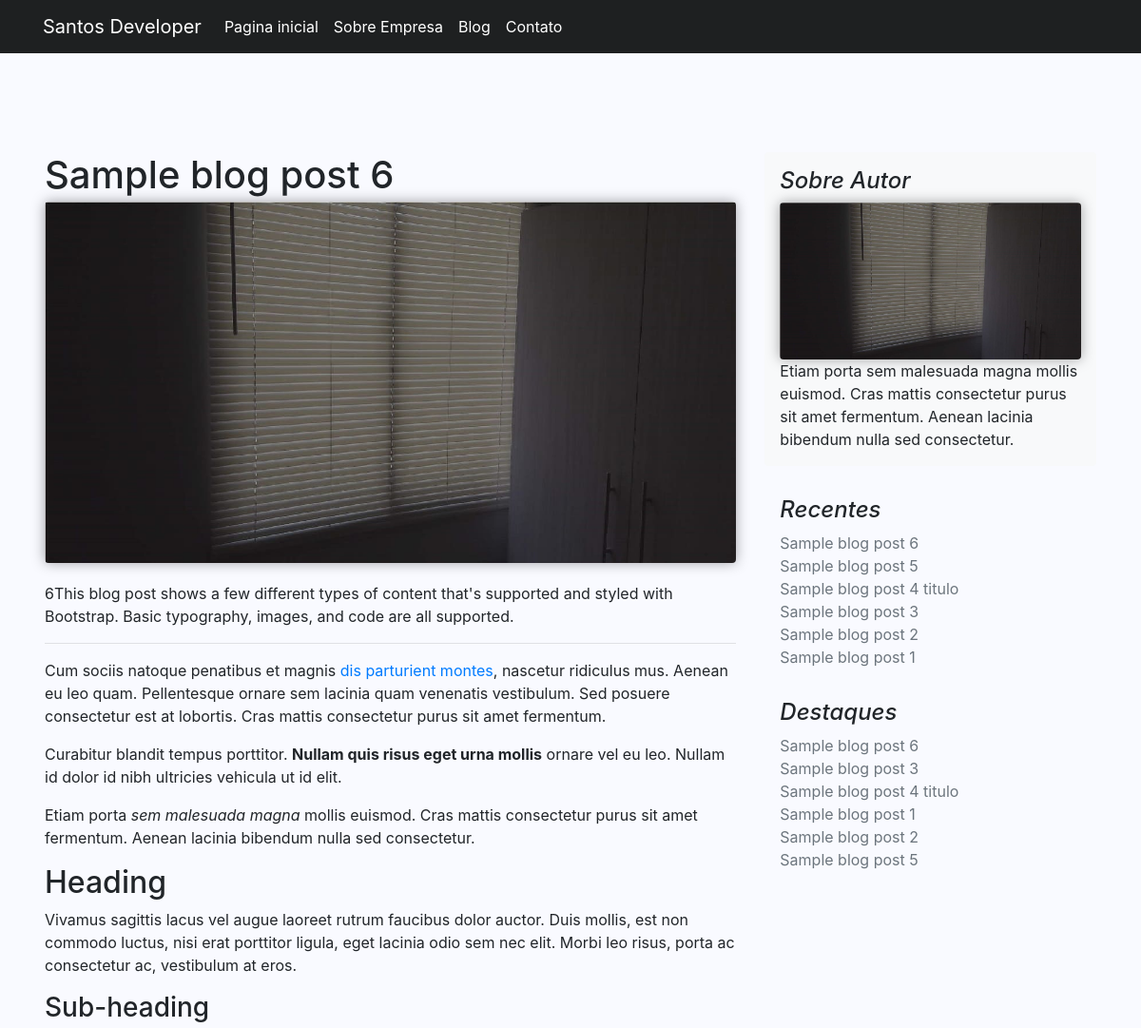
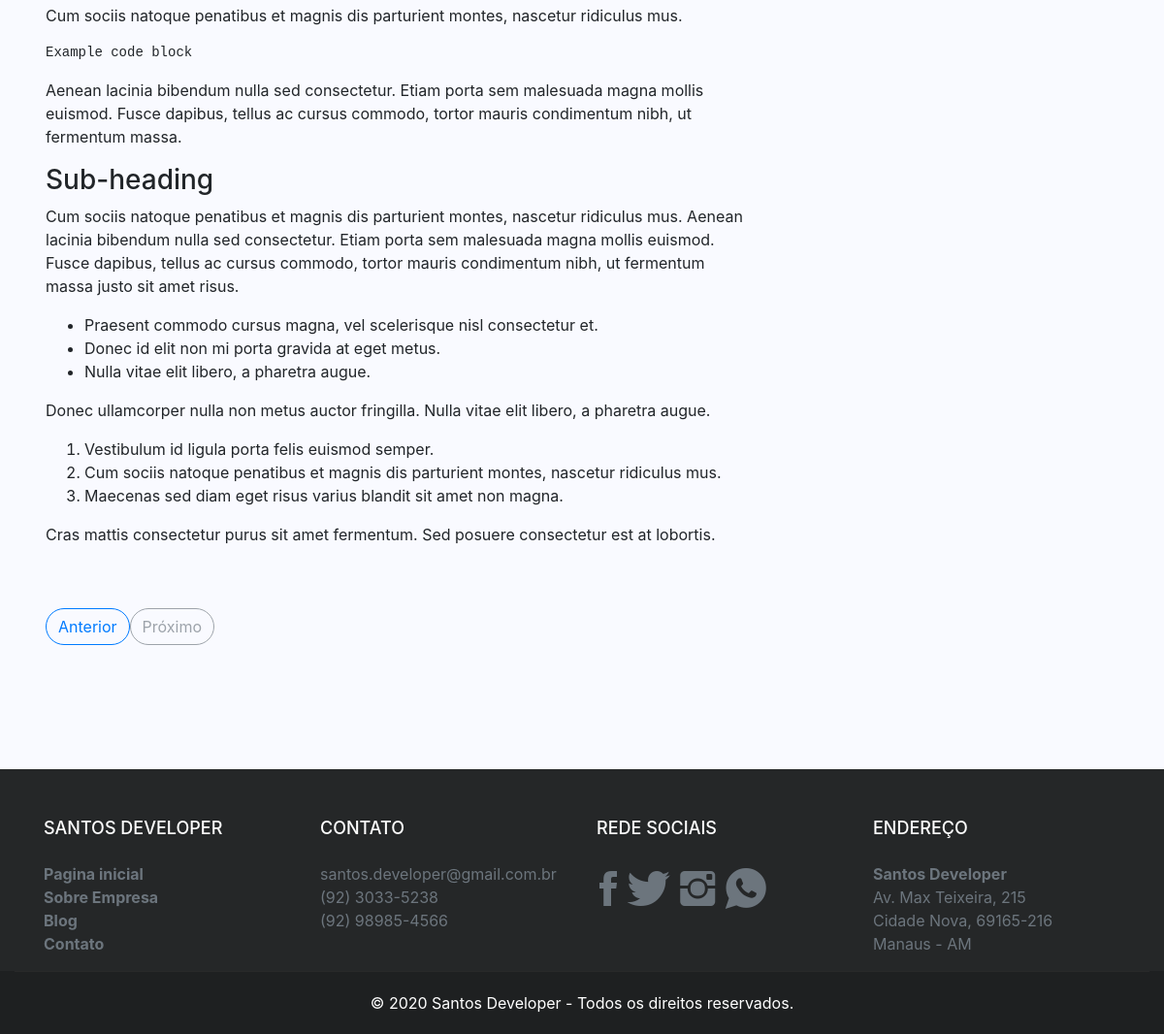
/artigo/sample-blog-post-6, run on the app's committed database (2 pictures, top to bottom).
### tables this page shows
CREATE TABLE `sts_paginas` (
  `id` int(11) NOT NULL,
  `controller` varchar(220) NOT NULL,
  `endereco` varchar(220) NOT NULL,
  `nome_pagina` varchar(220) NOT NULL,
  `titulo` varchar(220) NOT NULL,
  `obs` text DEFAULT NULL,
  `keywords` varchar(220) NOT NULL,
  `description` varchar(220) NOT NULL,
  `author` varchar(50) NOT NULL,
  `imagem` varchar(120) DEFAULT NULL,
  `lib_bloqueado` int(11) NOT NULL DEFAULT 2,
  `ordem_paginas` int(11) NOT NULL,
  `sts_tipos_pagina_id` int(11) NOT NULL,
  `sts_robot_id` int(11) NOT NULL,
  `sts_situacao_pagina_id` int(11) NOT NULL DEFAULT 2,
  `created` datetime NOT NULL,
  `modified` datetime DEFAULT NULL
);

CREATE TABLE `sts_artigos` (
  `id` int(11) NOT NULL,
  `titulo` varchar(220) NOT NULL,
  `descricao` text NOT NULL,
  `conteudo` text NOT NULL,
  `imagem` varchar(220) NOT NULL,
  `slug` varchar(220) NOT NULL,
  `keywords` varchar(220) NOT NULL,
  `description` varchar(220) NOT NULL,
  `author` varchar(50) NOT NULL,
  `resumo_publico` text NOT NULL,
  `qnt_acesso` int(11) NOT NULL DEFAULT 0,
  `adms_robot_id` int(11) NOT NULL,
  `adms_usuario_id` int(11) NOT NULL,
  `adms_sit_id` int(11) NOT NULL,
  `sts_tps_artigo_id` int(11) NOT NULL,
  `sts_cats_artigo_id` int(11) NOT NULL,
  `created` datetime NOT NULL,
  `modified` datetime DEFAULT NULL
);

CREATE TABLE `sts_sobres` (
  `id` int(11) NOT NULL,
  `titulo` varchar(220) NOT NULL,
  `descricao` text NOT NULL,
  `imagem` varchar(220) NOT NULL,
  `adms_sit_id` int(11) NOT NULL,
  `created` datetime NOT NULL,
  `modified` datetime DEFAULT NULL
);

CREATE TABLE `sts_footer` (
  `id` int(11) NOT NULL,
  `nome_empresa` varchar(220) NOT NULL,
  `copyright` varchar(220) NOT NULL,
  `email` varchar(220) NOT NULL,
  `telefone1` varchar(30) NOT NULL,
  `telefone2` varchar(30) NOT NULL,
  `facebook_url` varchar(220) NOT NULL,
  `twitter_url` varchar(220) NOT NULL,
  `instagram_url` varchar(220) NOT NULL,
  `whatsapp_url` varchar(220) NOT NULL,
  `rua` varchar(100) NOT NULL,
  `bairro` varchar(100) NOT NULL,
  `cidade` varchar(100) NOT NULL,
  `numero` varchar(8) NOT NULL,
  `cep` varchar(10) NOT NULL,
  `uf` char(2) NOT NULL,
  `sts_tipos_paginas_id` int(11) NOT NULL,
  `created` datetime NOT NULL,
  `modified` datetime DEFAULT NULL
);

### app/sts/Views/blog/article.php (the view, shortened to what the rows shown need)
<main role="main">
    <div class="jumbotron blog">
        <div class="container">
            <div class="row">
                <div class="col-md-8 blog-main">
                    <?php
                    if (!empty($this->dados['visualizarArtigo'][0])) {
                        extract($this->dados['visualizarArtigo'][0]);
                        ?>
                        <div class="blog-post">
                            <h2 class="blog-post-title"><?php echo $titulo; ?></h2>
                            <img src="<?php echo URL . 'assets/images/article/'
                                    . $id . '/' . $imagem; ?>"
                                 class="img-fluid artimg add-shadow"
                                 alt="<?php echo $titulo; ?>">
                            <?php echo $conteudo; ?>
                        </div>
                        <nav class="blog-pagination">
                            <?php
                            if (!empty($this->dados['artigoAnterior'][0])) {
                                extract($this->dados['artigoAnterior'][0]);
                                echo "<a class='btn btn-outline-primary' href='" . URL . "artigo/$slug'>Anterior</a>";
                            } else {
                                echo "<a class='btn btn-outline-secondary disabled' href='#'>Anterior</a>";
                            }
                            if (!empty($this->dados['artigoProximo'][0])) {
                                extract($this->dados['artigoProximo'][0]);
                                echo "<a class='btn btn-outline-primary' href='" . URL . "artigo/$slug'>Próximo</a>";
                            } else {
                                echo "<a class='btn btn-outline-secondary disabled' href='#'>Próximo</a>";
                            }
                            ?>
                        </nav>
                        <?php
                    } else {
                        echo "<div class='alert alert-danger'>Artigo não encontrado!</div>";
                    }
                    ?>
                </div>
                <aside class="col-md-4 blog-sidebar">
                    <?php if (!empty($this->dados['informacaoAutor'][0])) { ?>
                    <div class="p-3 mb-3 bg-light rounded">
                        <?php extract($this->dados['informacaoAutor'][0]); ?>
                        <h4 class="font-italic"><?php echo $titulo; ?></h4>
                        <img src="<?php echo URL . 'assets/images/infoAuthor/'
                                . $id . '/' . $imagem; ?>"
                             class="img-fluid add-shadow"
                             alt="<?php echo $titulo; ?>">
                        <p class="mb-0"><?php echo $descricao; ?></p>
                    </div>
                <?php } ?>
                    <div class="p-3">
                        <h4 class="font-italic">Recentes</h4>
                        <ol class="list-unstyled mb-0">
                            <?php
                            foreach ($this->dados['artigosRecentes'] as $artigoRec) {
                                extract($artigoRec);
                                ?>
                                <li>
                                    <a class="text-muted link-mouse"
                                       href="<?php echo URL . 'artigo/' . $slug ?>"><?php echo $titulo ?></a>
                                </li>
                                <?php
                            }
                            ?>
                        </ol>
                    </div>
                    <div class="p-3">
                        <h4 class="font-italic">Destaques</h4>
                        <ol class="list-unstyled">
                            <?php
                            foreach ($this->dados['artigosDestaque'] as $artigoDestaque) {
                                extract($artigoDestaque);
                                ?>
                                <li>
                                    <a class="text-muted link-mouse"
                                       href="<?php echo URL . 'artigo/' . $slug ?>"><?php echo $titulo ?></a>
                                </li>
                                <?php
                            }
                            ?>
                        </ol>
                    </div>
                </aside>
            </div>
        </div>
    </div>
</main>

### app/sts/Views/include/menu.php (shortened to what the rows shown need)
<header>
    <nav class="navbar navbar-expand-md navbar-dark fixed-top header-navbar">
        <div class="container">
            <a class="navbar-brand" href="<?php echo URL; ?>">Santos Developer</a>
            <div class="collapse navbar-collapse" id="navbarCollapse">
                <ul class="navbar-nav mr-auto">
                    <?php
                    foreach ($this->dados['menu'] as $menu) {
                        extract($menu);
                        ?>
                        <li class="nav-item">
                            <a class="nav-link text-white link-mouse"
                               href="<?php echo URL . $endereco; ?>">
                                   <?php echo $nome_pagina; ?>
                            </a>
                        </li>
                        <?php
                    }
                    ?>
                </ul>
            </div>
        </div>
    </nav>
</header>

### app/sts/Views/include/footer.php (shortened to what the rows shown need)
<footer class="footer">
    <div class="container text-muted">
        <div class="row">
            <div class="col-xl-3 col-lg-3 col-md-6 col-sm-6">
                <h4 class="text-white">Santos Developer</h4>
                <ul class="list-unstyled">
                    <?php
                    foreach ($this->dados['menu'] as $menu) {
                        extract($menu);
                        ?>
                        <li class="menu-footer">
                            <a class="text-muted font-weight-bold link-mouse"
                               href="<?php echo URL . $endereco; ?>">
                                   <?php echo $nome_pagina; ?>
                            </a>
                        </li>
                        <?php
                    }
                    ?>
                </ul>
            </div>
            <?php extract($this->dados['stsFooter'][0]); ?>
            <div class="col-xl-3 col-lg-3 col-md-6 col-sm-6">
                <h4 class="text-white">Contato</h4>
                <div class="company-contact">
                    <ul class="list-unstyled">
                        <li>
                            <a class="text-muted link-mouse" href="mailto:">
                                <?php echo $email ?>
                            </a>
                        </li>
                        <li>
                            <i class="fa fa-phone"></i><a><?php echo $telefone1 ?></a><br>
                            <i class="fa fa-phone"></i><a><?php echo $telefone2 ?></a>
                        </li>
                    </ul>
                </div>
            </div>
            <div class="col-xl-3 col-lg-3 col-md-6 col-sm-6">
                <h4 class="text-white">Rede Sociais</h4>
                <div class="company-social">
                    <ul class="list-unstyled">
                        <li>
                            <span class="step size-48">
                                <a href="<?php echo $facebook_url; ?>" class="link-mouse text-muted" target="_blank">
                                    <i class="icon ion-social-facebook"></i>
                                </a>
                            </span>
                        </li>
                        <li>
                            <span class="step size-48">
                                <a href="<?php echo $twitter_url; ?>" class="link-mouse text-muted" target="_blank">
                                    <i class="icon icon ion-social-twitter"></i>
                                </a>
                            </span>
                        </li>
                        <li>
                            <span class="step size-48">
                                <a href="<?php echo $instagram_url; ?>" class="link-mouse text-muted" target="_blank">
                                    <i class="icon ion-social-instagram"></i>
                                </a>
                            </span>
                        </li>
                        <li>
                            <span class="step size-48">
                                <a href="<?php echo $whatsapp_url; ?>" class="link-mouse text-muted" target="_blank">
                                    <i class="icon ion-social-whatsapp"></i>
                                </a>
                            </span>
                        </li>
                    </ul>
                </div>
            </div>
            <div class="col-xl-3 col-lg-3 col-md-6 col-sm-6">
                <h4 class="text-white">Endereço</h4>
                <ul class="list-unstyled">
                    <li>
                        <strong><?php echo $nome_empresa ?></strong><br>
                        <span><?php echo $rua ?></span>, <span><?php echo $numero ?></span><br>
                        <span><?php echo $bairro ?></span>, <span><?php echo $cep ?></span><br>
                        <span><?php echo $cidade ?></span> - <span><?php echo $uf ?></span>
                    </li>
                </ul>
            </div>
        </div>
    </div>
    <div class="col-xl-12 col-lg-12 sub-footer">
        <p class="company-copyright text-white"><?php echo $copyright ?></p>
    </div
</footer>
</body>
</html>

### data on the page
sts_paginas: nome_pagina "Pagina inicial"
sts_paginas: nome_pagina "Sobre Empresa"
sts_paginas: nome_pagina "Blog"
sts_paginas: nome_pagina "Contato"
sts_artigos: titulo "Sample blog post 6", imagem (picture), conteudo "6This blog post shows a few different types of content that's supported and styled with Bootstrap. Basic typography, images, and code are all supported. Cum sociis natoque penatibus et magnis dis parturient montes , nascetur ridiculus mus. Aenean eu leo quam. Pellentesque ornare sem lacinia quam venenatis vestibulum. Sed posuere consectetur est at lobortis. Cras mattis consectetur purus sit amet fermentum. Curabitur blandit tempus porttitor. Nullam quis risus eget urna mollis ornare vel eu leo. Nullam id dolor id nibh ultricies vehicula ut id elit. Etiam porta sem malesuada magna mollis euismod. Cras mattis consectetur purus sit amet fermentum. Aenean lacinia bibendum nulla sed consectetur.…"
sts_sobres: titulo "Sobre Autor", imagem (picture), descricao "Etiam porta sem malesuada magna mollis euismod. Cras mattis consectetur purus sit amet fermentum. Aenean lacinia bibendum nulla sed consectetur."
sts_artigos: titulo "Sample blog post 5"
sts_artigos: titulo "Sample blog post 4 titulo"
sts_artigos: titulo "Sample blog post 3"
sts_artigos: titulo "Sample blog post 2"
sts_artigos: titulo "Sample blog post 1"
sts_footer: email "santos.developer@gmail.com.br", telefone1 "(92) 3033-5238", telefone2 "(92) 98985-4566", nome_empresa "Santos Developer", rua "Av. Max Teixeira", numero "215", bairro "Cidade Nova", cep "69165-216", cidade "Manaus", uf "AM", copyright "© 2020 Santos Developer - Todos os direitos reservados."
